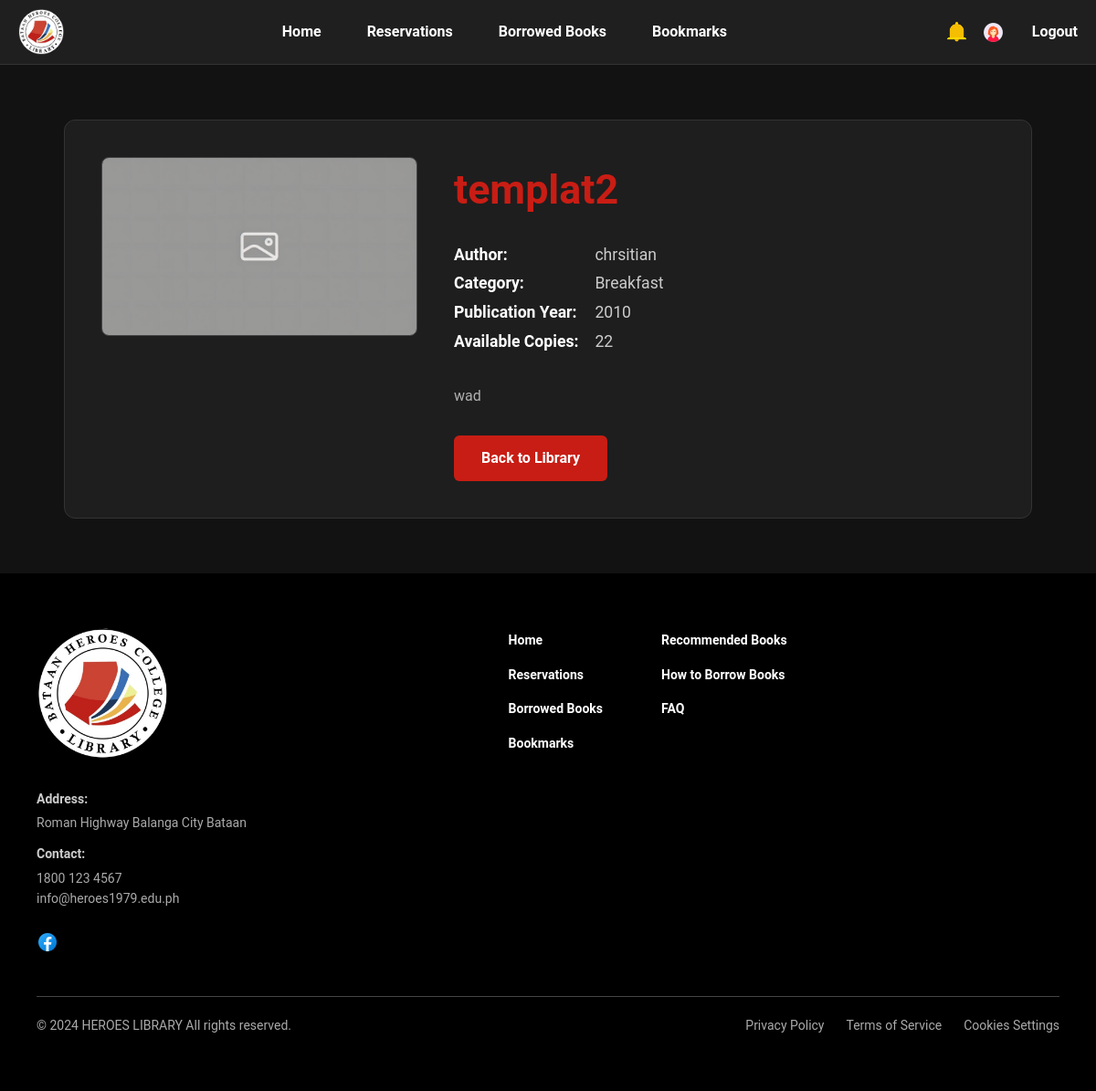
The page /frontend/book-details.php?id=6 (signed in) on the database its author committed.
### tables this page shows
CREATE TABLE `books` (
  `book_id` int(11) NOT NULL,
  `book_name` varchar(255) NOT NULL,
  `book_description` text DEFAULT NULL,
  `category` varchar(255) NOT NULL,
  `favorite` tinyint(1) NOT NULL DEFAULT 0,
  `author` varchar(255) DEFAULT NULL,
  `publication_year` year(4) DEFAULT NULL,
  `total_copies` int(11) NOT NULL DEFAULT 1,
  `available_copies` int(11) NOT NULL DEFAULT 1,
  `book_image_path` varchar(255) DEFAULT NULL
);

### frontend/book-details.php (the view, shortened to what this page needs)
<?php
include '../backend/db_connect.php';
$book_id = $_GET['id'];
$sql = "SELECT * FROM books WHERE book_id = ?";
$stmt = $conn->prepare($sql);
$stmt->bind_param("i", $book_id);
$stmt->execute();
$result = $stmt->get_result();
$book = $result->fetch_assoc();
?>
<!DOCTYPE html>
<html lang="en">
<head>
    <link rel="stylesheet" href="home.css">
</head>
<body>
    <header class="header">
         <div class="logo-container">
            <img src="LIBRARY_LOGO.png" alt="Logo">
        </div>
        <nav>
            <ul>
                <li><a href="home.php">Home</a></li>
                <li><a href="reservation-section.html">Reservations</a></li>
                <li><a href="borrow-books.html">Borrowed Books</a></li>
                <li><a href="bookmark.html">Bookmarks</a></li>
            </ul>
        </nav>
        <div class="prof-notif-icon">
            <img class="notification-icons" src="NOTIF-ICON.png" alt="Notification">
            <img class="profile-icons " src="profile-icon.png" alt="Profile">
            <a href="../backend/logout.php" style="margin-left: 15px; color: white; text-decoration: none; font-weight: bold;">Logout</a>
        </div>
    </header>
    <div class="details-page-container">
        <div class="details-card">
            <div class="details-image-section">
                <img src="<?php echo htmlspecialchars(!empty($book['book_image_path']) ? $book['book_image_path'] : 'placeholder.png'); ?>" alt="Cover of <?php echo htmlspecialchars($book['book_name']); ?>">
            </div>
            <div class="details-info-section">
                <h1><?php echo htmlspecialchars($book['book_name']); ?></h1>
                <p class="info-item">
                    <strong>Author:</strong> <?php echo htmlspecialchars($book['author']); ?>
                </p>
                <p class="info-item">
                    <strong>Category:</strong> <?php echo htmlspecialchars($book['category']); ?>
                </p>
                <p class="info-item">
                    <strong>Publication Year:</strong> <?php echo htmlspecialchars($book['publication_year']); ?>
                </p>
                <p class="info-item">
                    <strong>Available Copies:</strong> <?php echo htmlspecialchars($book['available_copies']); ?>
                </p>
                <div class="description-section">
                    <p><?php echo nl2br(htmlspecialchars($book['book_description'])); ?></p>
                </div>
                <a href="home.php" class="back-button">Back to Library</a>
            </div>
        </div>
    </div>
    <footer>
        <div class="footer">
            <div class="footer-content">
                <div class="footer-column company-info">
                    <div class="company-logo"><img src="LIBRARY_LOGO.png" alt="Company Logo" /></div>
                    <div class="footer-details">
                        <div class="footer-item"><span class="footer-title">Address:</span><span class="footer-text">Roman Highway Balanga City Bataan</span></div>
                        <div class="footer-item"><span class="footer-title">Contact:</span><span class="footer-text">1800 123 4567</span><span class="footer-text">info@heroes1979.edu.ph</span></div>
                    </div>
                    <div class="social-links"><img src="FB_LOGO.png" alt="Facebook" /></div>
                </div>
                <div class="footer-column footer-links">
                    <ul>
                        <li><a href="home.php">Home</a></li>
                        <li><a href="reservation-section.html">Reservations</a></li>
                        <li><a href="bookmark.html">Borrowed Books</a></li>
                        <li><a href="bookmark.html">Bookmarks</a></li>
                    </ul>
                    <ul>
                        <li><a href="#">Recommended Books</a></li>
                        <li><a href="#">How to Borrow Books</a></li>
                        <li><a href="#">FAQ</a></li>
                    </ul>
                </div>
            </div>
            <div class="footer-bottom">
                <div class="footer-row">
                    <span>© 2024 HEROES LIBRARY All rights reserved.</span>
                    <div class="footer-bottom-links">
                        <a href="#">Privacy Policy</a>
                        <a href="#">Terms of Service</a>
                        <a href="#">Cookies Settings</a>
                    </div>
                </div>
            </div>
        </div>
    </footer>
</body>
</html>

### frontend/home.css (style rules this page uses)
* { box-sizing: border-box; margin: 0; padding: 0; }
body { font-family: "Roboto", sans-serif; line-height: 1.6; background: #121212; color: #ffffff; }
header { background-color: #1f1f1f; color: white; padding: 10px 20px; display: flex; align-items: center; justify-content: space-between; flex-wrap: wrap; border-bottom: 1px solid #333; }
.logo-container { display: flex; align-items: center; gap: 10px; }
.logo-container img { max-width: 50px; max-height: 50px; }
.notification-icons, .profile-icons { max-width: 25px; max-height: 25px; }
nav ul { display: flex; list-style: none; gap: 20px; flex-wrap: wrap; justify-content: center; }
nav ul li { margin: 0 15px; }
nav ul li a { color: white; text-decoration: none; font-weight: bold; transition: 0.3s; }
header > div { display: flex; align-items: center; gap: 15px; }
footer { background: #000; padding: 60px 40px; color: #aaa; }
.footer-content { display: flex; max-width: 1200px; margin: 0 auto 40px auto; gap: 64px; flex-wrap: wrap; }
.footer-column { flex: 1; min-width: 220px; }
.footer-column.company-info { flex: 1.5; }
.company-logo img { width: 144px; margin-bottom: 24px; }
.footer-item { margin-bottom: 12px; }
.footer-title { font-size: 14px; font-weight: 600; color: #ccc; display: block; margin-bottom: 4px; }
.footer-text { font-size: 14px; display: block; }
.social-links { margin-top: 24px; }
.social-links img { width: 24px; height: 24px; }
.footer-column.footer-links { display: flex; gap: 64px; flex: 2; }
.footer-links ul { list-style: none; padding: 0; margin: 0; }
.footer-links ul li { margin-bottom: 12px; }
.footer-links ul li a { color: #fff; font-size: 14px; font-weight: 600; text-decoration: none; transition: color 0.3s ease; }
.footer-bottom { max-width: 1200px; margin: 0 auto; padding-top: 20px; border-top: 1px solid #444; }
.footer-row { display: flex; justify-content: space-between; align-items: center; flex-wrap: wrap; gap: 10px; }
.footer-row span { font-size: 14px; }
.footer-bottom-links { display: flex; gap: 24px; }
.footer-bottom-links a { font-size: 14px; color: #aaa; text-decoration: none; }

### frontend/book-details.php (style rules this page uses)
body { background-color: #121212; color: #ffffff; }
.details-page-container { max-width: 1100px; margin: 40px auto; padding: 20px; min-height: calc(100vh - 400px); }
.details-card { display: flex; flex-wrap: wrap; gap: 40px; padding: 40px; background-color: #1e1e1e; border-radius: 12px; border: 1px solid #333; }
.details-image-section { flex: 1 1 300px; max-width: 350px; }
.details-image-section img { width: 100%; height: auto; border-radius: 8px; object-fit: cover; border: 1px solid #444; }
.details-info-section { flex: 2 1 500px; }
.details-info-section h1 { font-size: 2.8rem; font-weight: bold; color: #c81d14; margin: 0 0 20px 0; }
.details-info-section .info-item { font-size: 1.1rem; line-height: 1.8; color: #ccc; }
.details-info-section .info-item strong { color: #ffffff; min-width: 150px; display: inline-block; }
.description-section { margin-top: 30px; font-size: 1rem; line-height: 1.7; text-align: justify; color: #b0b0b0; }
.back-button { display: inline-block; margin-top: 30px; padding: 12px 30px; background-color: #c81d14; color: #fff; text-decoration: none; border-radius: 6px; font-weight: bold; transition: background-color 0.3s ease; }

### rows shown on the page
books: book_name "templat2", author "chrsitian", category "Breakfast", publication_year "2010", available_copies "22", book_description "wad"
